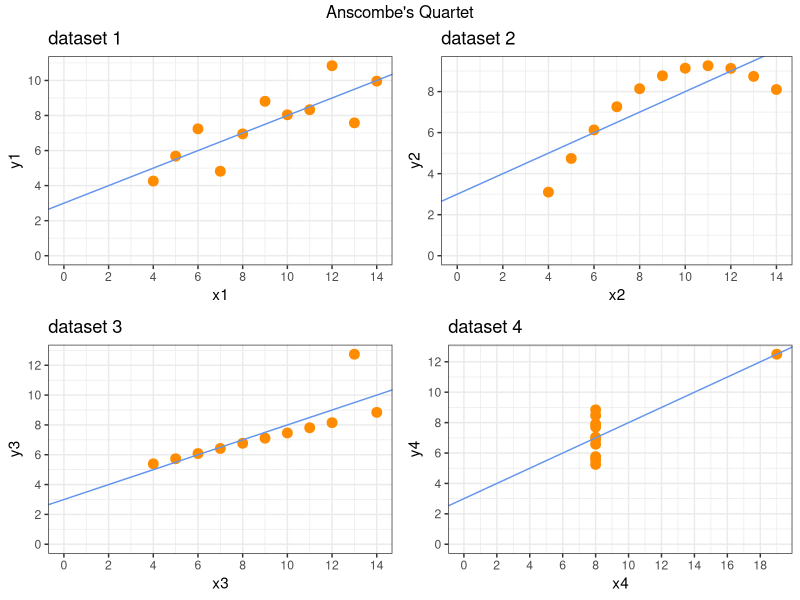

Reproduce this figure in R.
getwd()
setwd("D:/limworkspace/R_Data_Analysis/Part4")
setwd("D:/limworkspace/R_Data_Analysis/Part4/data")
setwd("D:/limworkspace/R_Data_Analysis/Part4/graph")
getwd()

#--------------------------------------------------------------#
#------------------- Part 5 데이터 분석 기초 ------------------#
#--------------------------------------------------------------#

# 1. Anscombe`s Quartet
# 기술통계량 (평균, 분산, 상관계수, 회귀식)이 동일한 4개의 데이터 셋
# https://statkclee.github.io/viz/viz.html
library(dplyr)

ans_x_mean <- anscombe %>% 
              select(1:4) %>% 
              summarise_each(list(mean), x1,x2,x3,x4) 

ans_y_mean <- anscombe %>% 
              select(5:8) %>%
              summarise_each(list(mean), y1,y2,y3,y4) 

ans_x_var <- anscombe %>% 
             select(1:4) %>% 
             summarise_each(list(var), x1,x2,x3,x4) 

ans_y_var <- anscombe %>% 
             select(5:8) %>%
             summarise_each(list(var), y1,y2,y3,y4)

library(ggplot2)

p1 <- ggplot(anscombe) + 
      geom_point(aes(x1, y1), color = "darkorange", size = 3) + 
      theme_bw() + 
      scale_x_continuous(breaks = seq(0, 20, 2)) + 
      scale_y_continuous(breaks = seq(0, 12, 2)) + 
      geom_abline(intercept = 3, slope = 0.5, color = "cornflowerblue") + 
      expand_limits(x = 0, y = 0) + 
      labs(title = "dataset 1")

p2 <- ggplot(anscombe) + 
      geom_point(aes(x2, y2), color = "darkorange", size = 3) + 
      theme_bw() + scale_x_continuous(breaks = seq(0, 20, 2)) + 
      scale_y_continuous(breaks = seq(0, 12, 2)) + 
      geom_abline(intercept = 3, slope = 0.5, color = "cornflowerblue") + 
      expand_limits(x = 0, y = 0) + 
      labs(title = "dataset 2")

p3 <- ggplot(anscombe) + 
      geom_point(aes(x3, y3), color = "darkorange", size = 3) + 
      theme_bw() + 
      scale_x_continuous(breaks = seq(0, 20, 2)) + 
      scale_y_continuous(breaks = seq(0, 12, 2)) + 
      geom_abline(intercept = 3, slope = 0.5, color = "cornflowerblue") + 
      expand_limits(x = 0, y = 0) + 
      labs(title = "dataset 3")

p4 <- ggplot(anscombe) + 
      geom_point(aes(x4, y4), color = "darkorange", size = 3) + 
      theme_bw() + 
      scale_x_continuous(breaks = seq(0, 20, 2)) + 
      scale_y_continuous(breaks = seq(0, 12, 2)) + 
      geom_abline(intercept = 3, slope = 0.5, color = "cornflowerblue") + 
      expand_limits(x = 0, y = 0) + 
      labs(title = "dataset 4")


install.packages("gridExtra")
library("gridExtra")
grid.arrange(p1, p2, p3, p4, ncol=2, top = "Anscombe's Quartet")


